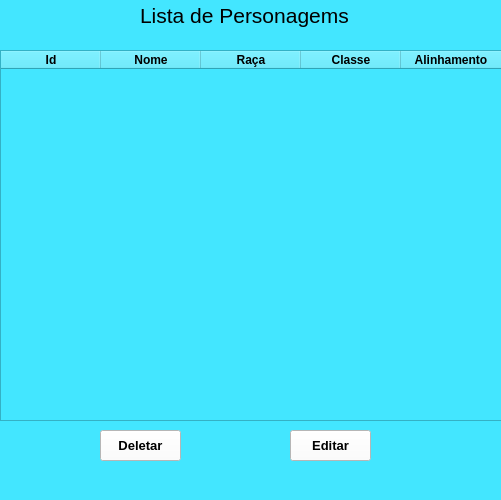
<?xml version="1.0" encoding="UTF-8"?>
<ui version="4.0">
 <class>MainWindow</class>
 <widget class="QMainWindow" name="MainWindow">
  <property name="geometry">
   <rect>
    <x>0</x>
    <y>0</y>
    <width>501</width>
    <height>500</height>
   </rect>
  </property>
  <property name="font">
   <font>
    <pointsize>12</pointsize>
   </font>
  </property>
  <property name="windowTitle">
   <string>MainWindow</string>
  </property>
  <property name="styleSheet">
   <string notr="true">background-color: rgb(67, 230, 255);</string>
  </property>
  <widget class="QWidget" name="centralwidget">
   <widget class="QLabel" name="label">
    <property name="geometry">
     <rect>
      <x>140</x>
      <y>-20</y>
      <width>221</width>
      <height>71</height>
     </rect>
    </property>
    <property name="font">
     <font>
      <pointsize>16</pointsize>
     </font>
    </property>
    <property name="text">
     <string>Lista de Personagems</string>
    </property>
   </widget>
   <widget class="QTableWidget" name="tableWidget">
    <property name="geometry">
     <rect>
      <x>0</x>
      <y>50</y>
      <width>521</width>
      <height>371</height>
     </rect>
    </property>
    <column>
     <property name="text">
      <string>Id</string>
     </property>
     <property name="font">
      <font>
       <weight>75</weight>
       <bold>true</bold>
      </font>
     </property>
    </column>
    <column>
     <property name="text">
      <string>Nome</string>
     </property>
     <property name="font">
      <font>
       <weight>75</weight>
       <bold>true</bold>
      </font>
     </property>
    </column>
    <column>
     <property name="text">
      <string>Raça</string>
     </property>
     <property name="font">
      <font>
       <weight>75</weight>
       <bold>true</bold>
      </font>
     </property>
    </column>
    <column>
     <property name="text">
      <string>Classe</string>
     </property>
     <property name="font">
      <font>
       <weight>75</weight>
       <bold>true</bold>
      </font>
     </property>
    </column>
    <column>
     <property name="text">
      <string>Alinhamento</string>
     </property>
     <property name="font">
      <font>
       <weight>75</weight>
       <bold>true</bold>
      </font>
     </property>
    </column>
   </widget>
   <widget class="QPushButton" name="pushButton">
    <property name="geometry">
     <rect>
      <x>100</x>
      <y>430</y>
      <width>81</width>
      <height>31</height>
     </rect>
    </property>
    <property name="font">
     <font>
      <pointsize>10</pointsize>
      <weight>75</weight>
      <bold>true</bold>
     </font>
    </property>
    <property name="styleSheet">
     <string notr="true">background-color: rgb(255, 255, 255);</string>
    </property>
    <property name="text">
     <string>Deletar</string>
    </property>
   </widget>
   <widget class="QPushButton" name="pushButton_2">
    <property name="geometry">
     <rect>
      <x>290</x>
      <y>430</y>
      <width>81</width>
      <height>31</height>
     </rect>
    </property>
    <property name="font">
     <font>
      <pointsize>10</pointsize>
      <weight>75</weight>
      <bold>true</bold>
     </font>
    </property>
    <property name="styleSheet">
     <string notr="true">background-color: rgb(255, 255, 255);</string>
    </property>
    <property name="text">
     <string>Editar</string>
    </property>
   </widget>
  </widget>
  <widget class="QMenuBar" name="menubar">
   <property name="geometry">
    <rect>
     <x>0</x>
     <y>0</y>
     <width>501</width>
     <height>21</height>
    </rect>
   </property>
  </widget>
  <widget class="QStatusBar" name="statusbar"/>
 </widget>
 <resources/>
 <connections/>
</ui>
